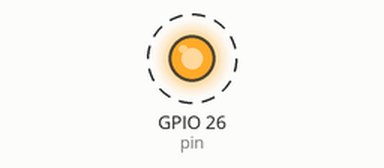
A program run on a simulated Raspberry Pi (BCM pin numbers). On the bench: output pins drawn as LEDs (lit = HIGH). Dashed ring = blinking.

Above: at 0.05 s.
Timing chart, 0 to 3.0 s (numbered marks = the images above):
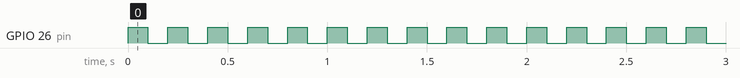

The program:

ltika.py
```python
# import
import time
import RPi.GPIO as GPIO

# GPIOピン番号で利用する設定
GPIO.setmode(GPIO.BCM)

# 利用するGPIOピン設定
pin = 26
GPIO.setup(pin, GPIO.OUT)

# 無限ループ
while True:
    # 設定したGPIOピンにデータ送信(LED ON)
    GPIO.output(pin, 1)

    # 待機
    time.sleep(0.1)

    # 設定したGPIOピンにデータ送信(LED OFF)
    GPIO.output(pin, 0)

    # 待機
    time.sleep(0.1)
```

Measured:
- by itself, GPIO 26 (pin): alternates HIGH for 0.10 s and LOW for 0.10 s
